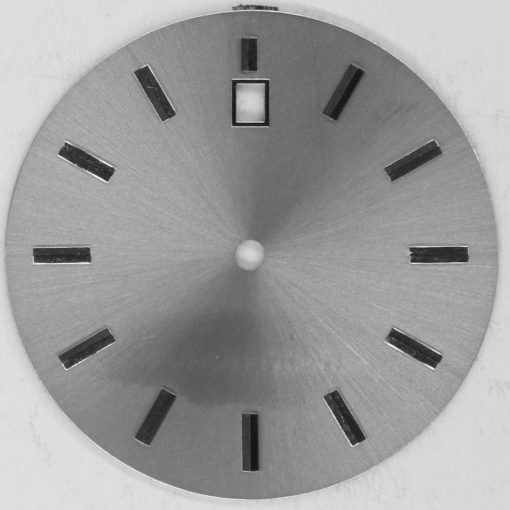
#> input picture good_cropped/g0.png, 510 x 510 px
$ jupyter execute --allow-errors Click_labeling.ipynb   (shell and % lines are left out)   (Python 2 division)   (older library calls are emulated)
#> lines starting #> are read from the running program, lines starting #| are printed output that depends on the picture
[cell 1]
import numpy as np
import cv2
import os
from skimage.measure import compare_ssim
from skimage import io
from skimage.filters import threshold_mean, gaussian
from skimage.util import img_as_ubyte, img_as_float
from skimage.color import gray2rgb, rgb2grey
import matplotlib.pyplot as plt
from matplotlib.patches import Rectangle
import numpy as np

SAVE_TITLE = "watch_labels_white.txt"
fig,ax = plt.subplots()
img = io.imread("good_cropped/g0.png")
#> img is the input picture: shape (510, 510, 3); min 17, max 249, mean 157.2
pic = img.copy()
ax.imshow(pic)
global drawmode
drawmode = "roi_box"
global pos, digits, background
pos = []; digits = []; pressed_key = []; rois = []; background = [];

# [58 lines left out: functions plot_bboxes, save_roi, onclick, onkey, not called in this run]
    #print "you pressed {} {} {}".format(event.key, event.xdata, event.ydata)
fig.canvas.mpl_connect('key_press_event', onkey)
fig.canvas.mpl_connect('button_press_event', onclick)

[cell 2]
print pressed_key
print pos
print digits
print background

with open(SAVE_TITLE, "w") as savefile:
    general_roi = "".join(["{};{};roi; \n".format(i,j) for (i,j) in pos])
    background_roi = "".join(["{};{};background; \n".format(i,j) for (i,j) in background])
    digit_roi = "".join(["{};{};digit; \n".format(i,j) for (i,j) in digits])
    savefile.write(general_roi)
    savefile.write(background_roi)
    savefile.write(digit_roi)

[cell 3]
with open(SAVE_TITLE,"r") as readfile:
    dr = []; gen = []; br = [];
    for line in readfile.readlines():
        lit = line.replace("\n","").split(";")
        # print lit
        vals = [float(n) for n in lit[:2]]
        if lit[2] == "digit":
            dr.append(vals)
        elif lit[2] == "roi":
            gen.append(vals)
        elif lit[2] == "background":
            br.append(vals)

[cell 4]
# copied for more work...
## compare stuff here:
from PIL import Image
import pytesseract
import time
from keras.models import load_model

#> (the rest of this cell did not finish here and is left out)

[cell 5]
# [47 lines left out: functions preprocess_digits, sort_contours, not called in this run]

[cell 6]
from skimage.morphology import erosion, dilation, opening, closing, white_tophat
from skimage.morphology import black_tophat, skeletonize, convex_hull_image
from skimage.morphology import disk


## compare stuff here:
# [4 lines left out: function quick_fig, not called in this run]
white1 = cv2.imread("good_cropped/g0.png")
white1 = cv2.cvtColor(white1, cv2.COLOR_BGR2GRAY)
white2 = cv2.imread("good_cropped/g4.png")
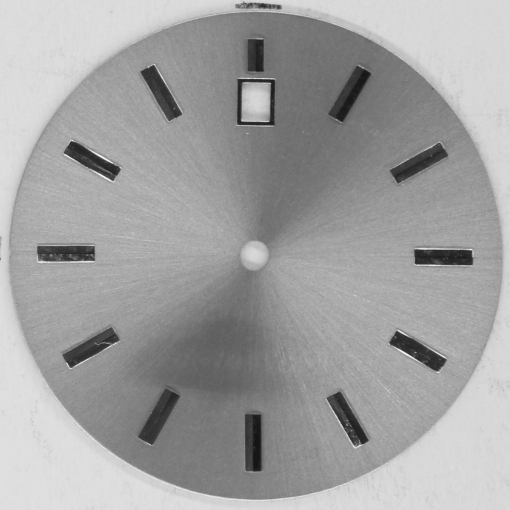
#> input picture good_cropped/g4.png, 510 x 510 px
#> white2 is the input picture: shape (510, 510, 3); min 19, max 249, mean 161.5
white2 = cv2.cvtColor(white2, cv2.COLOR_BGR2GRAY)
#> white2: shape (510, 510)
badwhite = cv2.imread("good_cropped/b3.png")
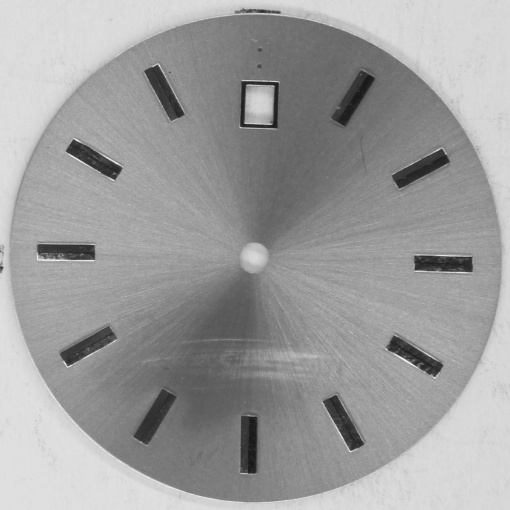
#> input picture good_cropped/b3.png, 510 x 510 px
#> badwhite is the input picture: shape (510, 510, 3); min 21, max 248, mean 157.4
badwhite = cv2.cvtColor(badwhite, cv2.COLOR_BGR2GRAY)
#> badwhite: shape (510, 510)

# quick_fig(np.hstack([white1,white2, badwhite]))

with open("watch_labels_white.txt","r") as readfile:
    dr = []
    br = []
    for line in readfile.readlines():
        lit = line.replace("\n","").split(";")
        # print lit
        if lit[2] == "digit":
            dr.append([float(n) for n in lit[:2]])
        elif lit[2] == "roi":
            br.append([float(n) for n in lit[:2]])

for i in range(0, len(br)- len(br)%2, 2):
    x1,y1 = [int(n) for n in br[i]]
    x2,y2 = [int(n) for n in br[i+1]]
    threshes = []
    for IM in (white1,white2,badwhite):
        # print threshold_mean(IM[y1:y2,x1:x2])
        current = IM[y1:y2,x1:x2]

        comparison = white1[y1:y2,x1:x2]
        # thresh = (np.mean(comparison)+np.mean(current))/2.0
        thresh = np.mean(comparison)
        current[current>thresh]=255
        current[current<thresh]=0
        _ = """
        ### super project for phat contours ###

        current_contours = current.copy()

        current_contours = cv2.medianBlur(current_contours,3)
        current_contours = cv2.copyMakeBorder(current_contours,7,7,7,7,cv2.BORDER_REPLICATE)
        # _, current_contours = cv2.threshold(current_contours,thresh, 255,cv2.THRESH_BINARY)

        ### experiment with tophat start
        disksize = int(min(current.shape)*0.2)
        print disksize
        selem = disk(disksize)
        eroded = erosion(current_contours, selem)
        current = eroded
        ### experiment with tophat over

        # quick_fig(current_contours)
        cnts = cv2.findContours(current_contours.copy(), cv2.RETR_EXTERNAL, cv2.CHAIN_APPROX_SIMPLE)[0]
        for cn in cnts:
            (x, y, w, h) = cv2.boundingRect(cn)
            # check that the bounding box of the putative number takes up at least 30% of roi area:
            if w*h*1.0/(current.shape[0]*current.shape[1]) > 0.3:
                # cv2.rectangle(current, (x, y), (x + w, y + h), 255, -1)
                pass
            else:
                # print "small_un"
                # cv2.rectangle(current, (x, y), (x + w, y + h), 255, -1)
                pass
        quick_fig(current_contours)
                # [6 lines of commented-out code are left out]
        """
        _ = """
        print "current:", np.median(current)
        print "comparison", thresh

        print " "
        """
        #current[current>thresh] = 255
        #current[current<thresh] = 0
        #nu_thresh = np.mean(current)
        # threshes.append(nu_thresh)
    break
    #print threshes[0] - threshes[1]
    #print threshes[2] - threshes[0]
    _ = """
    if abs(threshes[2] - threshes[0]) > 5*abs(threshes[1] - threshes[0]):
        print "discrepancy", abs(threshes[2] - threshes[0]), abs(threshes[1] - threshes[0])
        # cv2.rectangle(badwhite, (x1,y1), (x2,y2), 255, -1)
        for IM in (gd1,gd2,bd):
            #(gd1,gd2,bd):
            # tungalunga = threshes[2] - threshes[0]
            # cv2.rectangle(IM, p1, p2, (0,0,255), -1)
            pass
    # print "newline"
        #cv2.rectangle(IM, p1, p2, (0,0,255), -1)
"""
#> (the rest of this cell did not finish here and is left out)

[cell 7]
from skimage.morphology import erosion, dilation, opening, closing, white_tophat
from skimage.morphology import black_tophat, skeletonize, convex_hull_image
from skimage.morphology import disk


## compare stuff here:
def quick_fig(img):
    plt.figure(figsize=(16,5))
    plt.imshow(img)
    plt.axis("off")

white1 = cv2.imread("good_cropped/g0.png")
white1 = cv2.cvtColor(white1, cv2.COLOR_BGR2GRAY)
white2 = cv2.imread("good_cropped/g4.png")
white2 = cv2.cvtColor(white2, cv2.COLOR_BGR2GRAY)
badwhite = cv2.imread("good_cropped/b3.png")
badwhite = cv2.cvtColor(badwhite, cv2.COLOR_BGR2GRAY)

# [10 lines left out: function compute_thresholds, not called in this run]

for i in range(0, len(gen)- len(gen)%2, 2):
    x1,y1 = [int(n) for n in gen[i]]
    x2,y2 = [int(n) for n in gen[i+1]]
    for IM in (white1,white2,badwhite):
        threshMAX, threshMIN = compute_thresholds(IM,br)
        current = IM[y1:y2,x1:x2]
        current[current>1.1*threshMAX]=255
        current[current<0.9*threshMIN]=0
        REL_VAL = np.mean(current)
        comparison = white1[y1:y2,x1:x2]
        ABS_VAL = np.mean(comparison)
        PERCENT_DIFF = abs((ABS_VAL-REL_VAL)/ABS_VAL)
        if PERCENT_DIFF > 0.2:
            # print PERCENT_DIFF
            w_box = x2-x1
            h_box = y2-y1
            current[:,:] = 255
            cv2.rectangle(IM, (x1,y1), (x1+w_box, y1+h_box), 0, 3)

quick_fig(np.hstack([white1,white2, badwhite]))
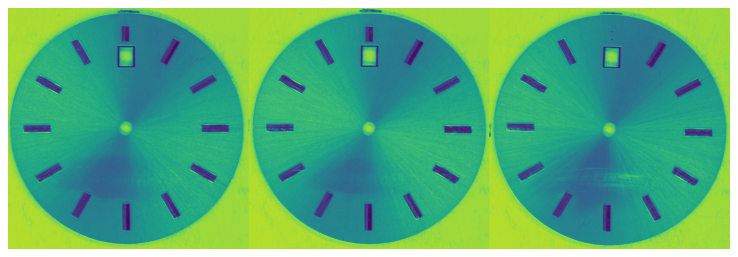
#> figure drawn by matplotlib, 1 panel
